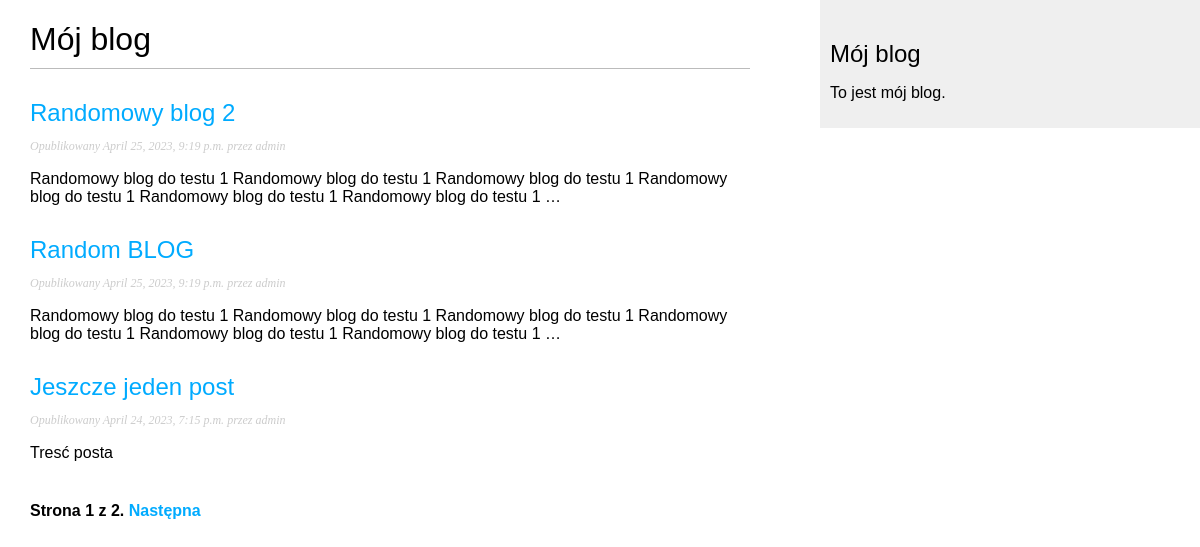
Screenshot of /blog/ with the database file from the repository.
### blog/models.py (models this page shows, shortened)
class Post(models.Model):
    STATUS_CHOICES = (
        ('draft', 'Draft'),
        ('published', 'Published'),
    )
    title = models.CharField(max_length=250)
    slug = models.SlugField(max_length=250,
                            unique_for_date='publish')
    author = models.ForeignKey(User,
                               on_delete=models.CASCADE,
                               related_name='blod_posts')
    body = models.TextField()
    publish = models.DateTimeField(default=timezone.now)
    created = models.DateTimeField(auto_now_add=True)
    updated = models.DateTimeField(auto_now=True)
    status = models.CharField(max_length=10,
                              choices=STATUS_CHOICES,
                              default='draft')
    objects = models.Manager()
    published = PublishedManager()
    class Meta:
        ordering = ('-publish',)
    def get_absolute_url(self):
        return reverse('blog:post_details',
                       args=[self.publish.year,
                             self.publish.strftime('%m'),
                             self.publish.strftime('%d'),
                             self.slug])

### blog/views.py (the view)
# urls.py: path('', views.PostListView.as_view(), name='post_list'),
class PostListView(ListView):
    queryset = Post.published.all()
    context_object_name = 'posts'
    paginate_by = 3
    template_name = 'blog/post/list.html'

### blog/templates/blog/post/list.html (shortened to what this page needs)
{% extends "blog/base.html" %}
{% block content %}
<h1>Mój blog</h1>
{% for post in posts %}
<h2>
    <a href="{{ post.get_absolute_url }}">
        {{ post.title }}
    </a>
</h2>
<p class="date">
    Opublikowany {{ post.publish }} przez {{ post.author }}
</p>
{{ post.body|truncatewords:30|linebreaks }}
{% endfor %}
{% include "pagination.html" with page=page_obj %}
{% endblock %}

### blog/templates/blog/base.html (shortened to what this page needs)
{% load static %}
<!DOCTYPE html>
<html>
<head>
    <link rel="stylesheet" href="{% static 'css/blog.css' %}">
</head>
<body>
    <div id="content">
        {% block content %}
        {% endblock %}
    </div>
    <div id="sidebar">
        <h2>Mój blog</h2>
        <p>To jest mój blog.</p>
    </div>
</body>
</html>

### blog/templates/pagination.html (shortened to what this page needs)
<div class="pagination">
    <span class="step-links">
        <span class="current">
            Strona {{ page.number }} z {{ page.paginator.num_pages }}.
        </span>
        {% if page.has_next %}
        <a href="?page={{ page.next_page_number }}">Następna</a>
        {% endif %}
    </span>
</div>

### blog/static/css/blog.css (style rules this page uses)
body { margin:0; padding:0; font-family:helvetica, sans-serif; }
a { color:#00abff; text-decoration:none; }
h1 { font-weight:normal; border-bottom:1px solid #bbb; padding:0 0 10px 0; }
h2 { font-weight:normal; margin:30px 0 0; }
#content { float:left; width:60%; padding:0 0 0 30px; }
#sidebar { float:right; width:30%; padding:10px; background:#efefef; height:100%; }
p.date { color:#ccc; font-family: georgia, serif; font-size: 12px; font-style: italic; }
.pagination { margin:40px 0; font-weight:bold; }

### rows the page displays
Post: title "Randomowy blog 2", publish "April 25, 2023, 9:19 p.m.", author "admin", body "Randomowy blog do testu 1 Randomowy blog do testu 1 Randomowy blog do testu 1 Randomowy blog do testu 1 Randomowy blog do testu 1 Randomowy blog do testu 1 …"
Post: title "Random BLOG", publish "April 25, 2023, 9:19 p.m.", author "admin", body "Randomowy blog do testu 1 Randomowy blog do testu 1 Randomowy blog do testu 1 Randomowy blog do testu 1 Randomowy blog do testu 1 Randomowy blog do testu 1 …"
Post: title "Jeszcze jeden post", publish "April 24, 2023, 7:15 p.m.", author "admin", body "Tresć posta"

### other values shown
{{ page.number }} "1"
{{ page.paginator.num_pages }} "2"
